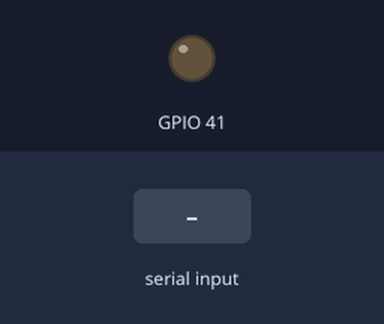
The sketch below on a simulated ESP32. Shown: output pins drawn as LEDs (lit = HIGH). The test bench sets the inputs (shaded band). What the sketch prints to the serial monitor is not drawn.

Above: at 1.2 s.
1.3 s: "delay 90\n" received over Serial
At 2.04 s:
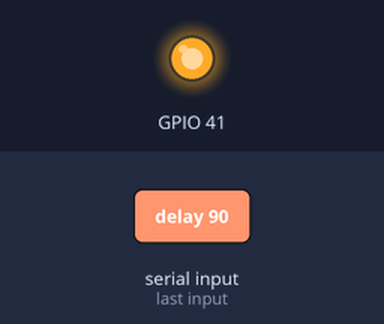
3.5 s: "90,45\n" received over Serial
5.0 s: "5\n" received over Serial
Timing chart, 0 to 8.0 s (numbered marks = the images above; inputs shaded):
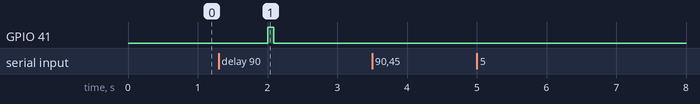

The sketch:

queue_challenge.ino
```cpp
#if CONFIG_FREERTOS_UNICORE
static const BaseType_t app_cpu = 0;
#else
static const BaseType_t app_cpu = 1;
#endif

static const uint8_t queue_len = 100;
char blinked[]="blinked";
static QueueHandle_t queue1;
static QueueHandle_t queue2;

void startTask1(void *parameter){
  while(1){
    if (Serial.available()){
      String input = Serial.readStringUntil('\n');

      if(input.startsWith("delay ")){
        int delay_time = input.substring(6).toInt();
          if (delay_time > 0){
              if (xQueueSend(queue1,(void*)&delay_time,10)!=pdTRUE){
                Serial.println("Queue full");
              }
          }
      }
      else{
        Serial.println(input);
      }
    }
    vTaskDelay(100/portTICK_PERIOD_MS);
  }
}

void startTask2(void *parameter ){
  while (1){
    static int t =0;
    if(xQueueReceive(queue1,&t,0)==pdTRUE){
      digitalWrite(41,HIGH);
      vTaskDelay(pdMS_TO_TICKS(t));
      digitalWrite(41,LOW);
      vTaskDelay(pdMS_TO_TICKS(t));
      xQueueSend(queue2,blinked,10);
    }
    vTaskDelay(1000/portTICK_PERIOD_MS);
  }
}
void setup() {
  // put your setup code here, to run once:
  Serial.begin(115200);
  pinMode(41,OUTPUT);
  queue1 = xQueueCreate(queue_len,sizeof(int));
  queue2 = xQueueCreate(10, sizeof(char)*20);
  xTaskCreatePinnedToCore(
    startTask2,
    "task2",
    2048,
    NULL,
    1,
    NULL,
    app_cpu
  );
  xTaskCreatePinnedToCore(
    startTask1,
    "task1",
    2048,
    NULL,
    1,
    NULL,
    app_cpu
  );
}

void loop() {

}
```

Measured:
- after the input at 1.3 s, GPIO 41: LOW → HIGH after 0.70 s, → LOW 0.09 s later
- after the input at 3.5 s, every drawn part: stays the same
- after the input at 5.0 s, every drawn part: stays the same
